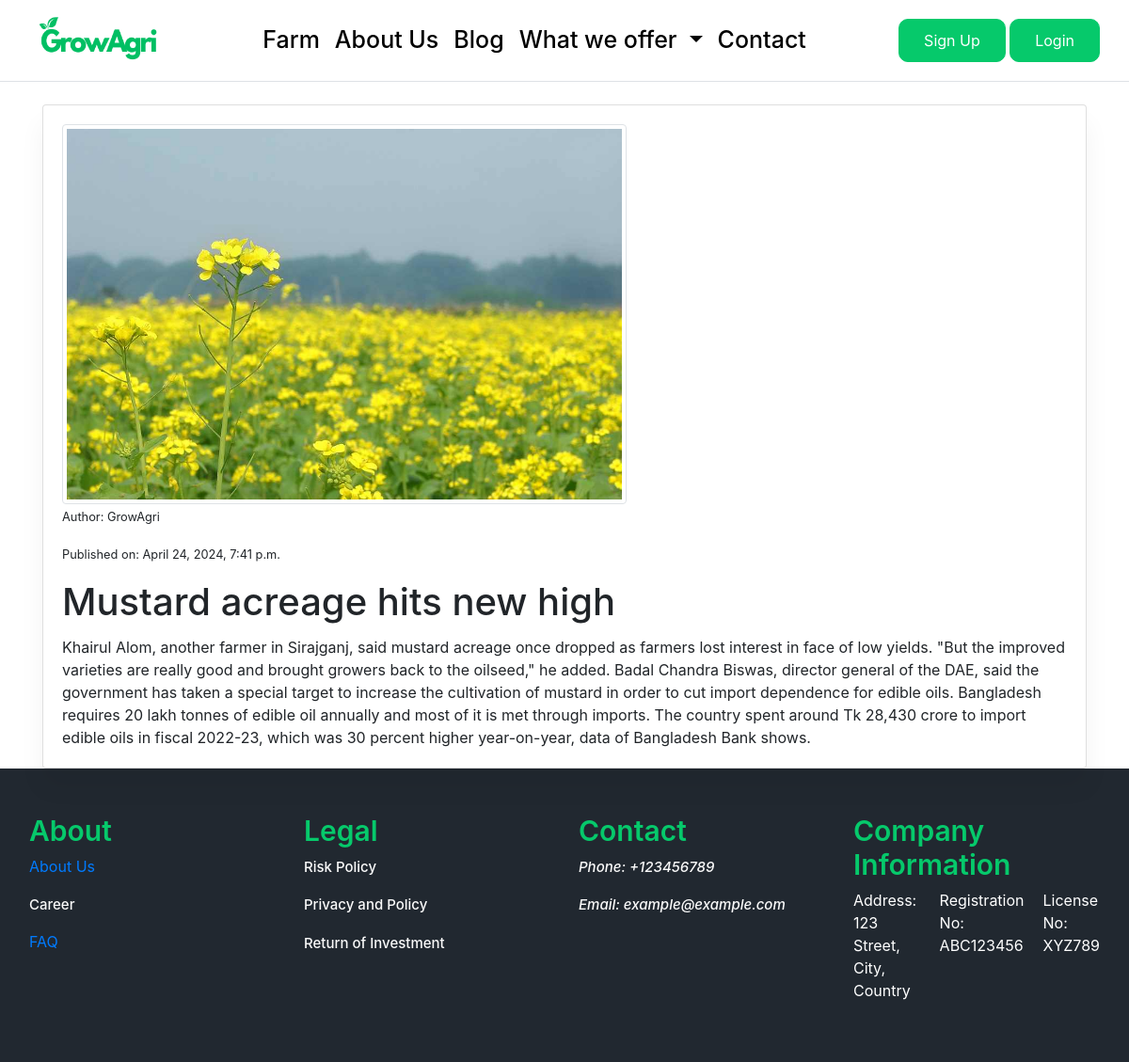
Page /blog/3/ on the committed database.
### blog/models.py (models this page shows, shortened)
class Post(models.Model):
    title = models.CharField(max_length=200)
    content = models.TextField()  # Reverted back to TextField
    author_name = models.CharField(max_length=100)
    date_posted = models.DateTimeField(default=timezone.now)
    image = models.ImageField(upload_to='post_images', default='default.jpg')

### blog/views.py (the view)
# urls.py: path('<int:pk>/', views.blog_detail, name='blog_detail'),
def blog_detail(request, pk):
    post = get_object_or_404(Post, pk=pk)
    return render(request, 'blog/blog_detail.html', {'post': post})

### carts/context_processors.py (called while the page is built)
def counter(request):
    cart_count = 0
    if 'admin' in request.path:
        return {}
    else:
        try:
            cart = Cart.objects.filter(cart_id=_cart_id(request))
            if request.user.is_authenticated:
                cart_items = CartItem.objects.all().filter(user=request.user)
            else:
                cart_items = CartItem.objects.filter(cart=cart[:1])
            for cart_item in cart_items:
                cart_count += cart_item.quantity
        except Cart.DoesNotExist:
            cart_count = 0
    return {'cart_count': cart_count}

### carts/views.py (called while the page is built)
def _cart_id(request):
    cart = request.session.session_key
    if not cart:
        cart = request.session.create()
    return cart

### projects/context_processors.py (called while the page is built)
def menu_links(request):
    links = CropType.objects.all()
    return dict(links=links)

### templates/blog/blog_detail.html (shortened to what this page needs)
{% extends 'base.html' %}
{% load static %}
{% block content %}
  <div class="container">
    <div class="card mt-4">
      <div class="card-body">
        {% if post.image %}
          <img src="{{ post.image.url }}" class="img-fluid img-thumbnail" alt="{{ post.title }}" style="max-width: 600px;" />
        {% endif %}
        <p class="card-text">
          <small class="text-">Author: {{ post.author_name }}</small>
        </p>
        <p class="card-text">
          <small class="text">Published on: {{ post.date_posted }}</small>
        </p>
        <h1 class="card-title">{{ post.title }}</h1>
        <p class="card-text">{{ post.content }}</p>
      </div>
    </div>
  </div>
{% endblock %}

### static/css/style.css (style rules this page uses)
.card { box-shadow: 0 20px 27px 0 rgb(0 0 0 / 5%); }

### rows in the picture
Post: image (picture), author_name "GrowAgri", date_posted "April 24, 2024, 7:41 p.m.", title "Mustard acreage hits new high", content "Khairul Alom, another farmer in Sirajganj, said mustard acreage once dropped as farmers lost interest in face of low yields. \"But the improved varieties are really good and brought growers back to the oilseed,\" he added. Badal Chandra Biswas, director general of the DAE, said the government has taken a special target to increase the cultivation of mustard in order to cut import dependence for edible oils. Bangladesh requires 20 lakh tonnes of edible oil annually and most of it is met through imports. The country spent around Tk 28,430 crore to import edible oils in fiscal 2022-23, which was 30 percent higher year-on-year, data of Bangladesh Bank shows."
